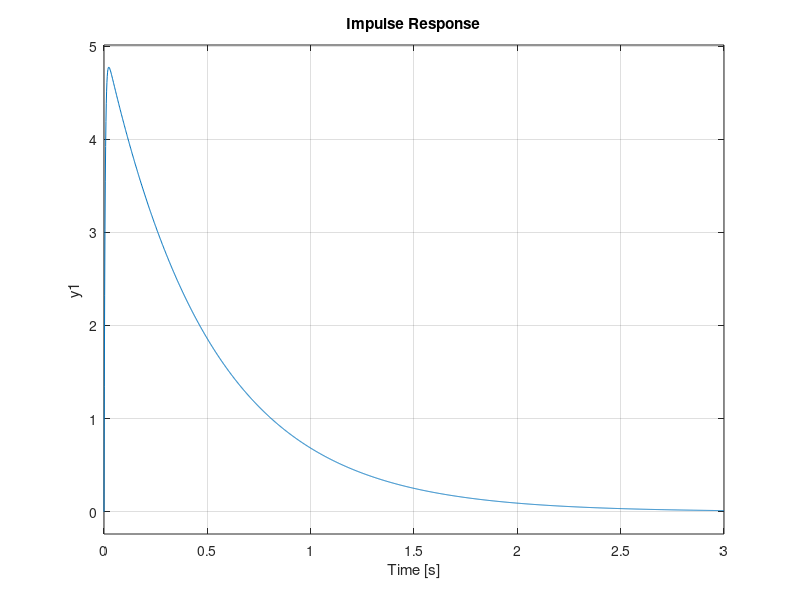
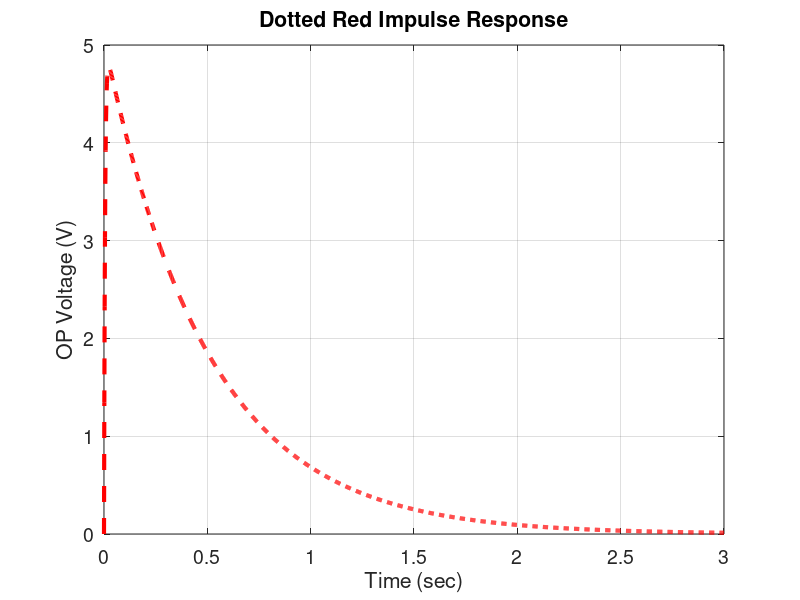
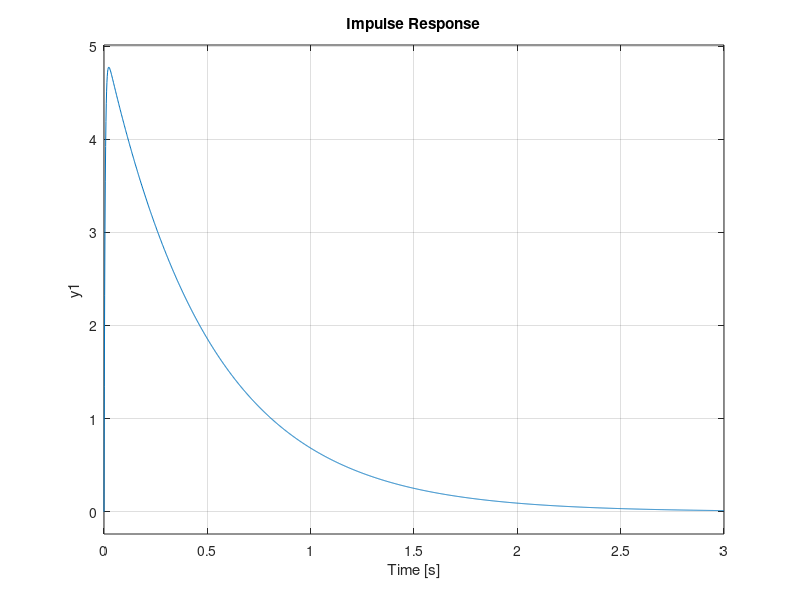
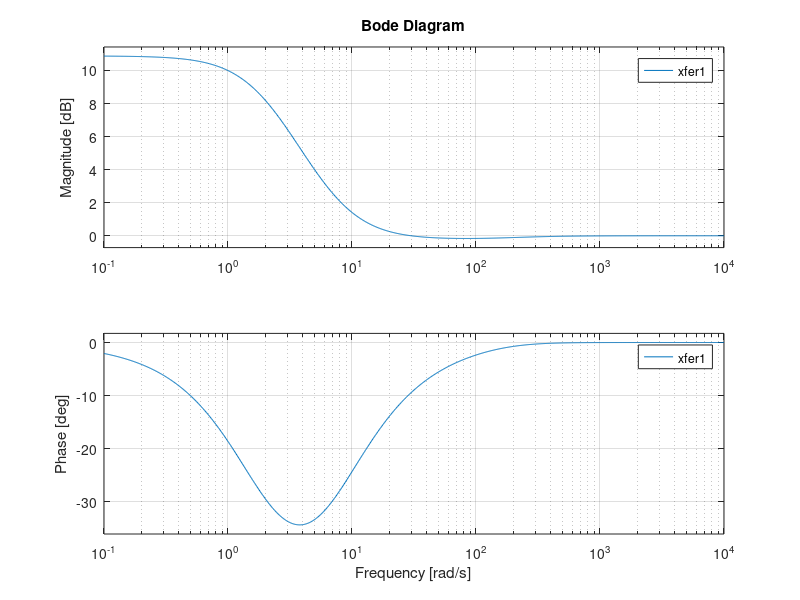

Source code (MATLAB) for these figures, in order:
%%%%%%%%%%%%%%%%%%%%
% Op-Amp Circuit Tutorial
%
% This is a stand-alone script for solving the Op-Amp RLC circuit problem
% that is used to introduce Matlab in ELEC 341.
%
% Calling Syntax:
% opamp
%
% Note: All variables cleared when this is run
%
% Author: Leo Stocco
%%%%%%%%%%%%%%%%%%%%

clear all; clc;

% Parameters
R1 = 200;
R2 = 500;
L  = 1;
C  = 1e-3;

%%%%%%%%%%%%%%%%
% Solve using tf
%%%%%%%%%%%%%%%%
num = [L*C*R2 L+C*R1*R2 R1+R2];
den = [L*C*R2 L+C*R1*R2 R1];
xfer1 = tf(num, den);

% Simplify
% This function may reduce the accuracy of your TF
% It DOES NOT always preserve DC gain
% Use with caution
xfer1 = minreal(xfer1);

figure(1); clf;
impulse(xfer1);
grid on;

%%%%%%%%%%%%%%%%%
% Solve using zpk
%%%%%%%%%%%%%%%%%
z = roots(num)
p = roots(den)
xfer2 = zpk(z, p, 1);

[y t] = impulse(xfer2);

figure(2); clf;
h = plot(t, y, 'r--');
set(h, 'LineWidth', 3);
grid on;
title('Dotted Red Impulse Response');
xlabel('Time (sec)');
ylabel('OP Voltage (V)');
set(gca, 'FontSize', 14);


%%%%%%%%%%%%%%%%%%%%%
% Solve using algebra
%%%%%%%%%%%%%%%%%%%%%
s = tf('s');
Zr1 = R1;
Zr2 = R2;
Zl  = s*L;
Zc  = 1/(s*C);

Z1 = Zr1+Zl;
Z2 = 1/(1/Zr2 + 1/Zc);
xfer3 = minreal(1 + Z2/Z1);

figure(3); clf;
impulse(xfer3);
grid on;


%%%%%%%%%%%
% Bode Plot
%%%%%%%%%%%
figure(4)
bode(xfer1);
grid on;


%%%%%%%%%%%%%%%%%%%%%%%%%%%%%%%
% Step Func to Compare Simulink
%%%%%%%%%%%%%%%%%%%%%%%%%%%%%%%
% Matlab
[ys ts] = step(xfer2);

figure(5);
clf;
plot(ts, ys, 'b-', 'LineWidth', 3);
grid on;
title('Step Response');
xlabel('Time (sec)');
ylabel('OP Voltage (V)');

% For Simulink, FB loop is a voltage divider
vdiv = Z1/(Z1+Z2);                    % Xfer func of Voltage Divider
vdiv = minreal(vdiv);                 % Never a bad idea to clean it up
[numSim denSim] = tfdata(vdiv, 'v');  % vector option, not cell-array


%%%%%%%%%%%%%%%%%%
% Create PNG files
%%%%%%%%%%%%%%%%%%
if 0                % saves you the trouble of commenting out many lines
% Save figures to PNG format
print -dpng -f1 fig1
print -dpng -f2 fig2
print -dpng -f3 fig3
print -dpng -f4 fig4
print -dpng -f5 fig5
end
